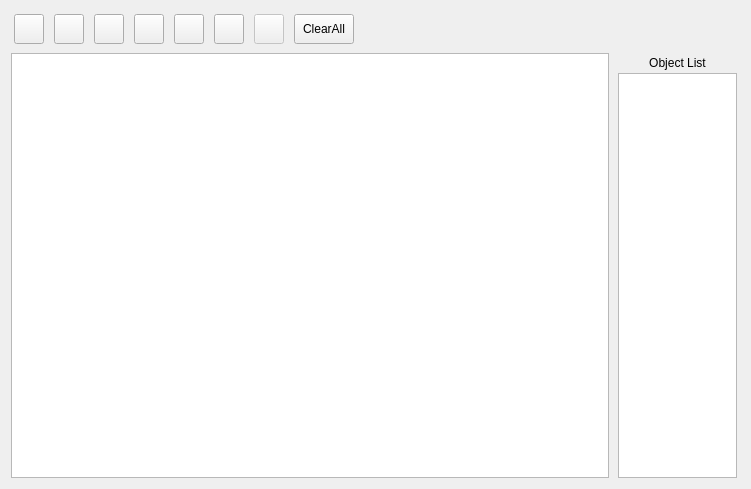
<?xml version="1.0" encoding="UTF-8"?>
<ui version="4.0">
 <class>MainWindow</class>
 <widget class="QMainWindow" name="MainWindow">
  <property name="geometry">
   <rect>
    <x>0</x>
    <y>0</y>
    <width>751</width>
    <height>489</height>
   </rect>
  </property>
  <property name="windowTitle">
   <string>MainWindow</string>
  </property>
  <widget class="QWidget" name="centralWidget">
   <layout class="QGridLayout" name="gridLayout">
    <item row="1" column="2">
     <widget class="QGraphicsView" name="graphicsView"/>
    </item>
    <item row="1" column="3">
     <widget class="QWidget" name="widget_3" native="true">
      <property name="maximumSize">
       <size>
        <width>125</width>
        <height>16777215</height>
       </size>
      </property>
      <layout class="QVBoxLayout" name="verticalLayout_3">
       <property name="spacing">
        <number>3</number>
       </property>
       <property name="leftMargin">
        <number>3</number>
       </property>
       <property name="topMargin">
        <number>3</number>
       </property>
       <property name="rightMargin">
        <number>3</number>
       </property>
       <property name="bottomMargin">
        <number>0</number>
       </property>
       <item>
        <widget class="QLabel" name="label">
         <property name="text">
          <string>Object List</string>
         </property>
         <property name="alignment">
          <set>Qt::AlignCenter</set>
         </property>
        </widget>
       </item>
       <item>
        <widget class="QListView" name="listView">
         <property name="maximumSize">
          <size>
           <width>16777215</width>
           <height>16777215</height>
          </size>
         </property>
        </widget>
       </item>
      </layout>
     </widget>
    </item>
    <item row="0" column="2" colspan="2">
     <widget class="QWidget" name="widget_2" native="true">
      <property name="enabled">
       <bool>true</bool>
      </property>
      <layout class="QHBoxLayout" name="horizontalLayout">
       <property name="spacing">
        <number>10</number>
       </property>
       <property name="sizeConstraint">
        <enum>QLayout::SetFixedSize</enum>
       </property>
       <property name="leftMargin">
        <number>3</number>
       </property>
       <property name="topMargin">
        <number>3</number>
       </property>
       <property name="rightMargin">
        <number>3</number>
       </property>
       <property name="bottomMargin">
        <number>3</number>
       </property>
       <item>
        <widget class="QToolButton" name="cursorButton">
         <property name="minimumSize">
          <size>
           <width>30</width>
           <height>30</height>
          </size>
         </property>
         <property name="maximumSize">
          <size>
           <width>30</width>
           <height>30</height>
          </size>
         </property>
         <property name="text">
          <string/>
         </property>
         <property name="icon">
          <iconset resource="images.qrc">
           <normaloff>:/images/cursor.png</normaloff>:/images/cursor.png</iconset>
         </property>
         <property name="checkable">
          <bool>true</bool>
         </property>
         <property name="autoExclusive">
          <bool>true</bool>
         </property>
        </widget>
       </item>
       <item>
        <widget class="QToolButton" name="ellipseButton">
         <property name="minimumSize">
          <size>
           <width>30</width>
           <height>30</height>
          </size>
         </property>
         <property name="maximumSize">
          <size>
           <width>30</width>
           <height>30</height>
          </size>
         </property>
         <property name="text">
          <string/>
         </property>
         <property name="icon">
          <iconset resource="images.qrc">
           <normaloff>:/images/ellipse.png</normaloff>:/images/ellipse.png</iconset>
         </property>
         <property name="checkable">
          <bool>true</bool>
         </property>
         <property name="autoExclusive">
          <bool>true</bool>
         </property>
        </widget>
       </item>
       <item>
        <widget class="QToolButton" name="triangleButton">
         <property name="minimumSize">
          <size>
           <width>30</width>
           <height>30</height>
          </size>
         </property>
         <property name="maximumSize">
          <size>
           <width>30</width>
           <height>30</height>
          </size>
         </property>
         <property name="text">
          <string/>
         </property>
         <property name="icon">
          <iconset resource="images.qrc">
           <normaloff>:/images/triangle.png</normaloff>:/images/triangle.png</iconset>
         </property>
         <property name="checkable">
          <bool>true</bool>
         </property>
         <property name="autoExclusive">
          <bool>true</bool>
         </property>
        </widget>
       </item>
       <item>
        <widget class="QToolButton" name="rombButton">
         <property name="minimumSize">
          <size>
           <width>30</width>
           <height>30</height>
          </size>
         </property>
         <property name="maximumSize">
          <size>
           <width>30</width>
           <height>30</height>
          </size>
         </property>
         <property name="text">
          <string/>
         </property>
         <property name="icon">
          <iconset resource="images.qrc">
           <normaloff>:/images/romb.png</normaloff>:/images/romb.png</iconset>
         </property>
         <property name="checkable">
          <bool>true</bool>
         </property>
         <property name="autoExclusive">
          <bool>true</bool>
         </property>
        </widget>
       </item>
       <item>
        <widget class="QToolButton" name="lineButton">
         <property name="minimumSize">
          <size>
           <width>30</width>
           <height>30</height>
          </size>
         </property>
         <property name="maximumSize">
          <size>
           <width>30</width>
           <height>30</height>
          </size>
         </property>
         <property name="text">
          <string/>
         </property>
         <property name="icon">
          <iconset resource="images.qrc">
           <normaloff>:/images/minus.png</normaloff>:/images/minus.png</iconset>
         </property>
         <property name="checkable">
          <bool>true</bool>
         </property>
         <property name="autoExclusive">
          <bool>true</bool>
         </property>
        </widget>
       </item>
       <item>
        <widget class="QToolButton" name="squareButton">
         <property name="minimumSize">
          <size>
           <width>30</width>
           <height>30</height>
          </size>
         </property>
         <property name="maximumSize">
          <size>
           <width>30</width>
           <height>30</height>
          </size>
         </property>
         <property name="text">
          <string/>
         </property>
         <property name="icon">
          <iconset resource="images.qrc">
           <normaloff>:/images/rectangle.png</normaloff>:/images/rectangle.png</iconset>
         </property>
         <property name="checkable">
          <bool>true</bool>
         </property>
         <property name="checked">
          <bool>false</bool>
         </property>
         <property name="autoExclusive">
          <bool>true</bool>
         </property>
        </widget>
       </item>
       <item>
        <widget class="QToolButton" name="deleteButton">
         <property name="enabled">
          <bool>false</bool>
         </property>
         <property name="minimumSize">
          <size>
           <width>30</width>
           <height>30</height>
          </size>
         </property>
         <property name="maximumSize">
          <size>
           <width>30</width>
           <height>30</height>
          </size>
         </property>
         <property name="text">
          <string/>
         </property>
         <property name="icon">
          <iconset resource="images.qrc">
           <normaloff>:/images/trash.png</normaloff>:/images/trash.png</iconset>
         </property>
        </widget>
       </item>
       <item>
        <widget class="QToolButton" name="clearButton">
         <property name="minimumSize">
          <size>
           <width>60</width>
           <height>30</height>
          </size>
         </property>
         <property name="maximumSize">
          <size>
           <width>60</width>
           <height>30</height>
          </size>
         </property>
         <property name="text">
          <string>ClearAll</string>
         </property>
         <property name="checkable">
          <bool>true</bool>
         </property>
         <property name="autoExclusive">
          <bool>true</bool>
         </property>
        </widget>
       </item>
      </layout>
     </widget>
    </item>
   </layout>
  </widget>
 </widget>
 <layoutdefault spacing="6" margin="11"/>
 <resources>
  <include location="images.qrc"/>
 </resources>
 <connections/>
</ui>
